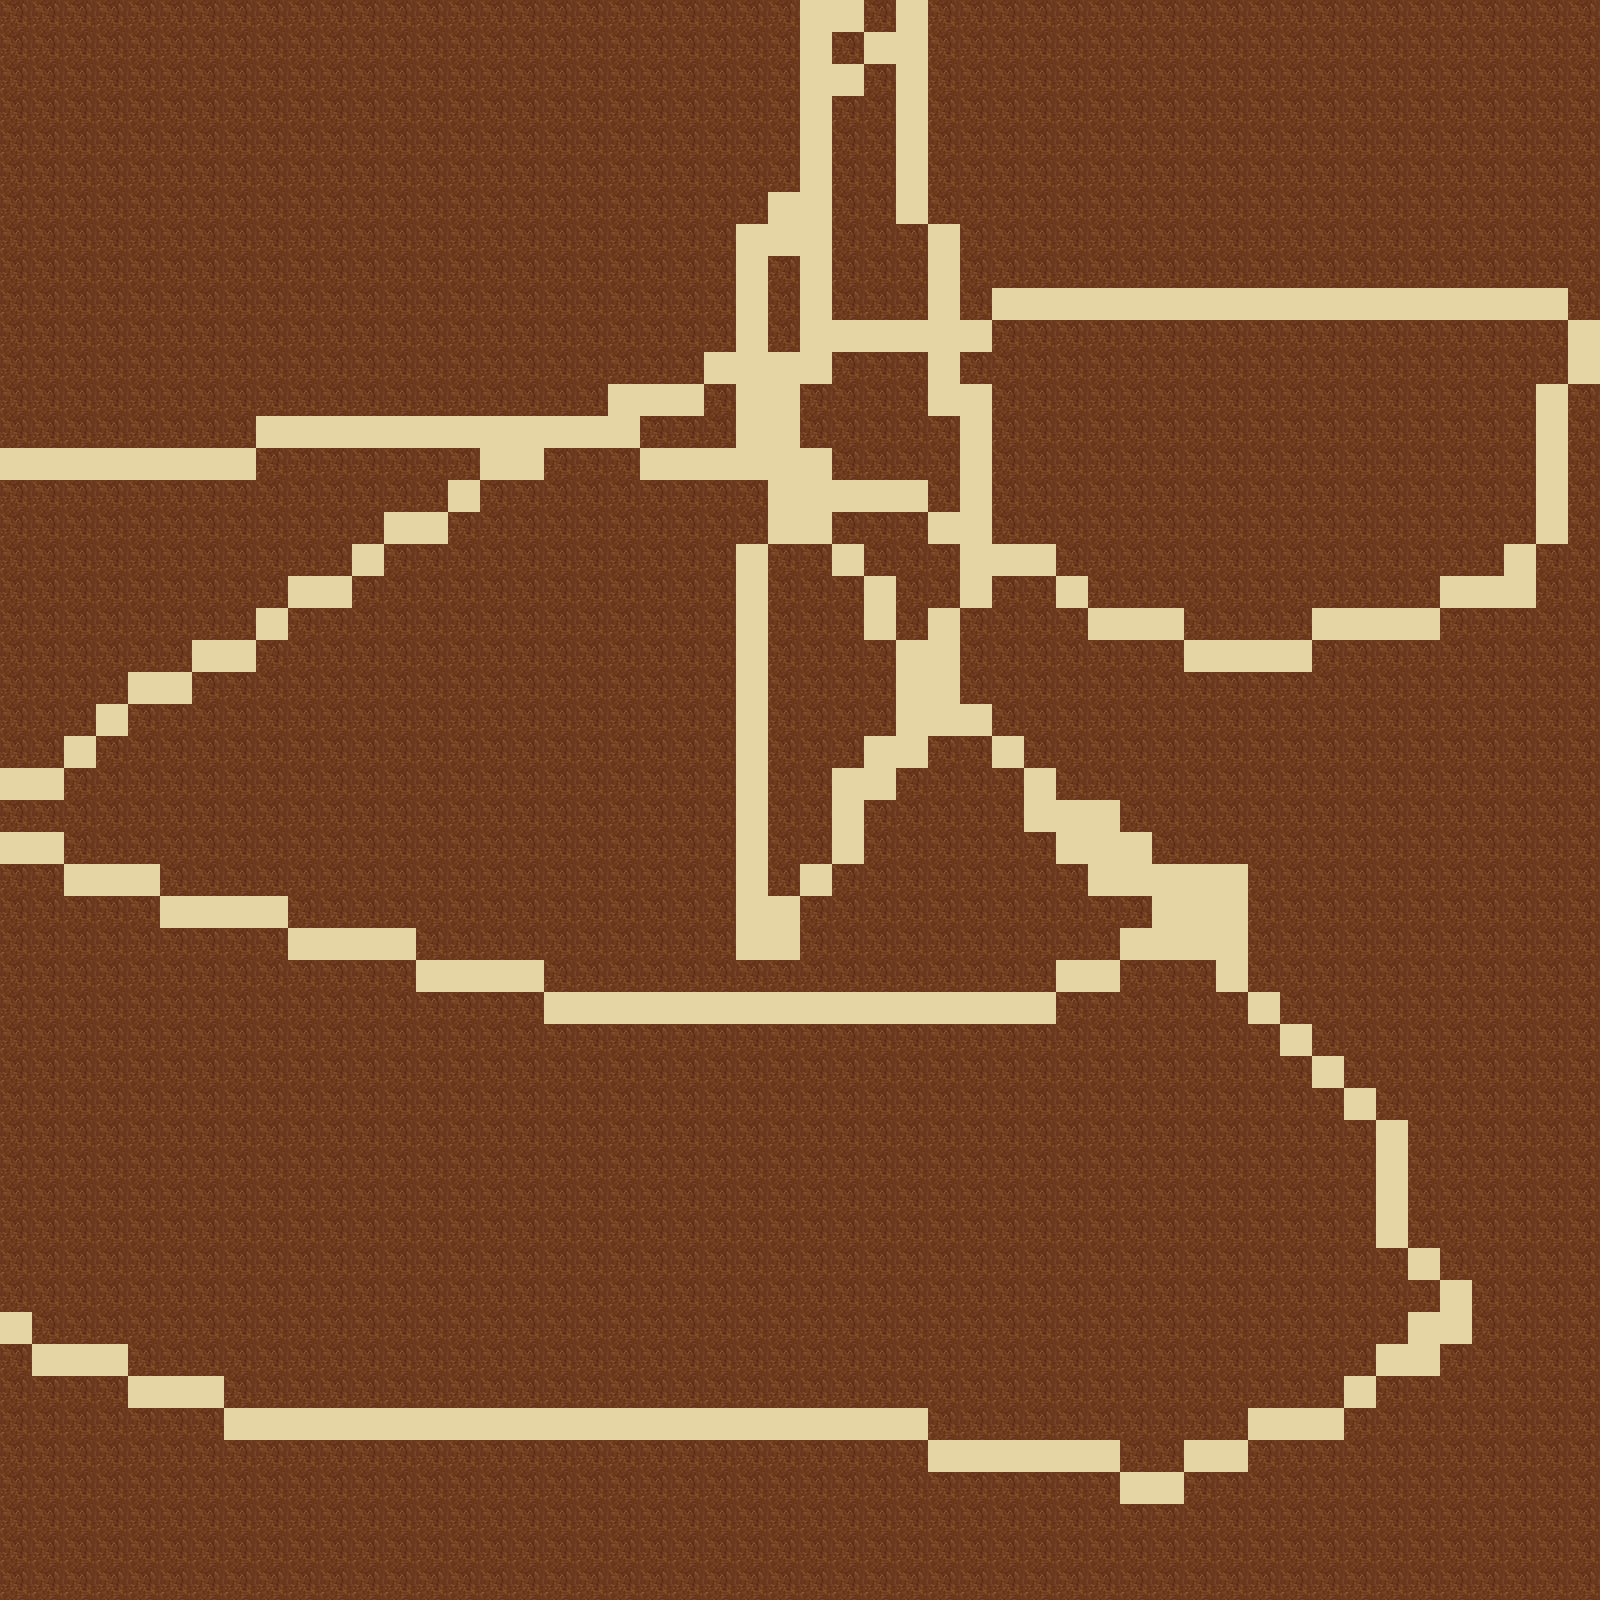

A 2D game scene composited from a Tiled map and its tileset images. What follows is a short description and the map's XML, with each tile layer's data collapsed to a summary:
An orthogonal 50x50 tile map with 32x32 px tiles, 1 tile layer (Tile Layer 1), 2 tilesets.

<map version="1.0" orientation="orthogonal" renderorder="right-down" width="50" height="50" tilewidth="32" tileheight="32" nextobjectid="1">
 <tileset firstgid="1" name="art1" tilewidth="32" tileheight="32" tilecount="900" columns="30">
  <image source="../../art/art-1.png" width="960" height="960" />
 </tileset>
 <tileset firstgid="901" name="art2" tilewidth="32" tileheight="32" tilecount="900" columns="30">
  <image source="../../art/art-2.png" width="960" height="960" />
 </tileset>
 <layer name="Tile Layer 1" width="50" height="50">
  <data>[2500 cells, 2500 non-empty, 2 distinct tile ids]</data>
 </layer>
</map>
